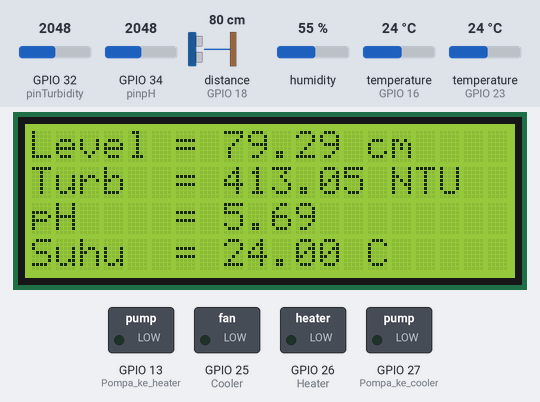
Bench run of a sketch on a simulated ESP32. Parts: 20×4 character LCD, switched loads named in the sketch (green lamp = pin HIGH). Wiring (inferred from the names in the program): ultrasonic range finder: trigger GPIO 19; echo GPIO 18. The inputs (shaded band) are chosen by the test bench; at power-on: distance to the obstacle (sensor on GPIO 18) 80 cm, temperature (sensors on GPIO 23, GPIO 16) 24 °C, GPIO 32 (pinTurbidity) = 2048, GPIO 34 (pinpH) = 2048, humidity 55 %. The echo pulse lasts 58.3 µs per cm; WiFi joins after 1.5 s; servers stay silent unless stated; network time is answered at once with the bench clock; the local clock reads 2024-03-15 10:24:30 at power-on unless the sketch sets it; pins used as bus, display or sensor lines are not drawn.

Above: at 1.6 s.
1.7 s: distance to the obstacle (sensor on GPIO 18) set to 25 cm
At 8.0 s:
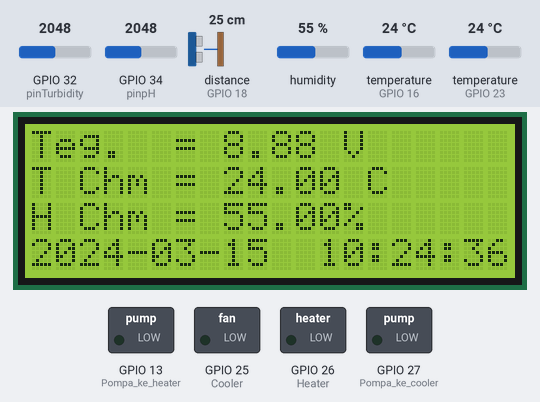
8.3 s: temperature (sensor on GPIO 23) set to 12 °C
At 10.6 s:
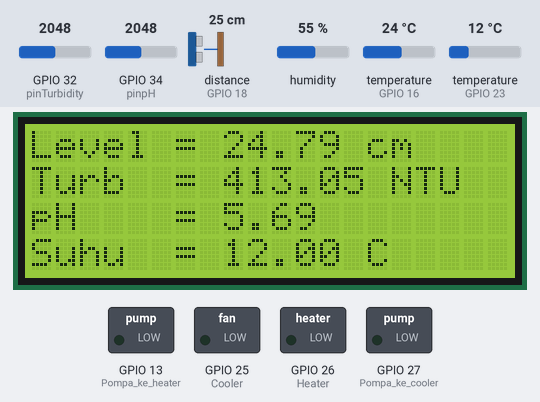
12.2 s: GPIO 32 (pinTurbidity) set to 2329
At 16.3 s:
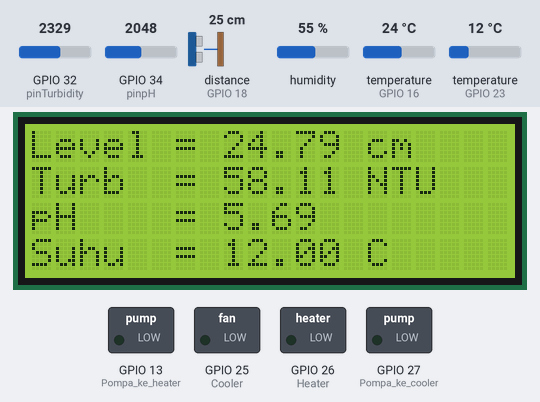
17.3 s: GPIO 32 (pinTurbidity) set to 2395
At 19.8 s:
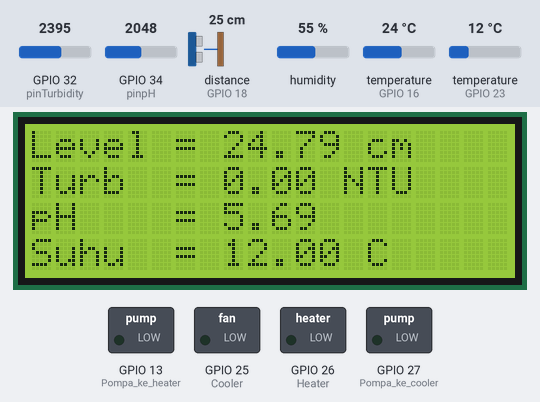
21.2 s: GPIO 34 (pinpH) set to 2866
At 25.5 s:
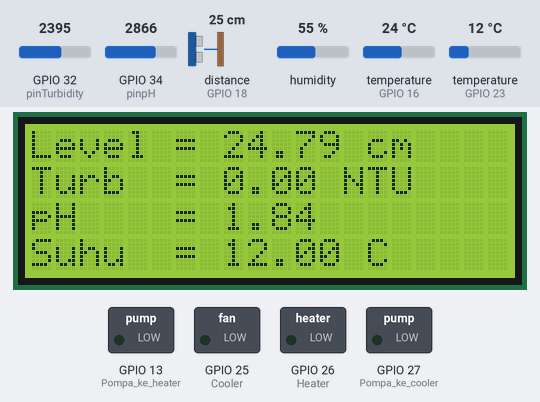
26.3 s: distance to the obstacle (sensor on GPIO 18) set to 2 cm
At 28.9 s:
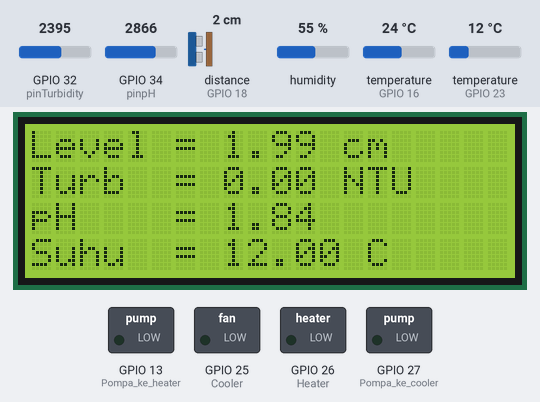
Timing chart, 0 to 30.4 s (numbered marks = the images above; inputs shaded):
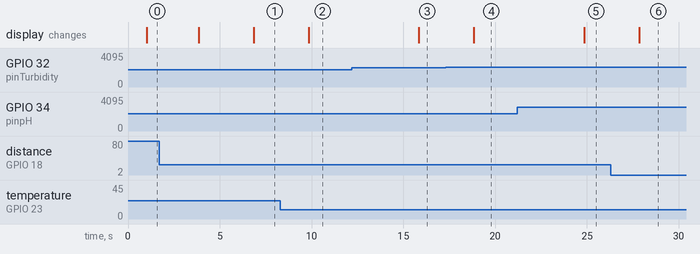

The sketch:

KolamIoTAbdimas2023.ino
```cpp
/*
Projek Abdimas Telkom University
di desa Bojongsari untuk
Mini Edufarm PKBM Schole Fitrah
Periode 2023-1
https://www.youtube.com/watch?v=DXoR8bg5tmQ
*/

//SSID dan password WiFi yang digunakan
const char ssid[] = "";
const char pass[] = "";

#include <WiFi.h>
#include "Levelnya.h"
#include "NTPnya.h"
#include "Suhunya.h"
#include "Turbiditynya.h"
#include "Voltnya.h"
#include "pHnya.h"
#include "Relaynya.h"
#include "LCDnya.h"
#include "Thingspeaknya.h"

void setup() {
  Serial.begin(9600);

  //Untuk menghubungkan ke wifi
  WiFi.mode(WIFI_STA);
  WiFi.begin(ssid, pass);

  //Fungsi setup tiap sensor/modul
  LCDnyaS();
  LevelnyaS();
  NTPnyaS();
  RelaynyaS();
  SuhunyaS();
  ThingspeaknyaS();
  TurbiditynyaS();
  VoltnyaS();
  pHnyaS();
}


void loop() {
  //Mendapatkan keterangan tanggal dan waktu
  NTPnyaL();

  //Menampilkan data level air, turbidity air, pH air, dan suhu air terbaru ke LCD setiap 3 detik
  if (waktu.getSeconds() % 3 == 0) {
    LevelnyaL();
    TurbiditynyaL();
    pHnyaL();
    SuhunyaL();
    LCDnyaL1();
    delay(1000);
  }

  NTPnyaL();
  //Menampilkan data tegangan, suhu & kelembapan tempat penyimpanan alat, dan tanggal & waktu terbaru ke LCD setiap 3 detik
  if (waktu.getSeconds() % 3 == 0) {
    VoltnyaL();
    SuhunyaL();
    LCDnyaL2();
    delay(1000);
  }

  NTPnyaL();
  //Mengirimkan data ke Thingspeak setiap detik 0 dan 30
  if (waktu.getSeconds() % 30 == 0) ThingspeaknyaL();
}
```

Levelnya.h
```cpp
/*
Header yang berisi kodingan untuk interfacing sensor ultrasonik HCSR04
Silahkan kunjungi link berikut untuk keterangan selengkapnya
https://howtomechatronics.com/tutorials/arduino/ultrasonic-sensor-hc-sr04/
*/

//Pin yang digunakan untuk sensor ultrasonik
const int pinTr = 19;
const int pinEc = 18;

float level;

//Fungsi setup nya
void LevelnyaS() {
  pinMode(pinTr, OUTPUT);
  pinMode(pinEc, INPUT);
}

//Fungsi loop nya
void LevelnyaL() {
  digitalWrite(pinTr, LOW);
  delayMicroseconds(2);
  digitalWrite(pinTr, HIGH);
  delayMicroseconds(10);
  digitalWrite(pinTr, LOW);

  long t = pulseIn(pinEc, HIGH);
  level = t * 0.034 / 2;

  /*
  Nilai yang didapatkan adalah nilai jarak dari ujung speaker emitter dan receiver suara ultrasoniknya.
  Silahkan lakukan kalibrasi atau pendefinisian lain untuk menyesuaikan titik 0 cm nya ada dimana.
  Silahkan cek file "Data kalibrasi dan pengetesan.xlsx" untuk keterangan selengkapnya
  */
}
```

NTPnya.h
```cpp
/*
Header ini berisi kodingan untuk mendapatkan keterangan tanggal dan waktu dengan NTP
Kunjungi link berikut untuk penjelasan selengkapnya:
https://randomnerdtutorials.com/esp32-date-time-ntp-client-server-arduino/
*/

#include <WiFiUdp.h>
#include <NTPClient.h>

//Setingan NTP yang digunakan untuk waktu GMT+7
const char* ntpServer = "pool.ntp.org";
const long gmtOffset = 25200;     //7*3600
const int daylightOffset = 3600;  //3600 detik

//Variabel untuk menyimpan jam, menit, detik dalam bentuk bilangan bulat (integer)
int hr, mi, sec;

//Variabel untuk menyimpan keterangan tanggal dan waktu dalam bentuk string
String date, timee;

//Objek untuk WiFiUDP, diberi nama "ntpUDP"
WiFiUDP ntpUDP;

//Objek untuk WiFiClient, diberi nama "client"
WiFiClient client;

//Objek untuk NTPClient, diberi nama "waktu"
NTPClient waktu(ntpUDP, ntpServer, gmtOffset, daylightOffset);

//Fungsi setup NTP
void NTPnyaS() {
  waktu.begin();
  waktu.update();
}

//Fungsi loop NTP
void NTPnyaL() {
  waktu.update();

  String date_time = waktu.getFormattedDate();
  int index_date = date_time.indexOf("T");
  date = date_time.substring(0, index_date);
  timee = waktu.getFormattedTime();
}
```

Relaynya.h
```cpp
/*
Header ini berisi kodingan untuk interfacing relay 4 channel
yang mengontrol nyala/mati modul cooler, heater, dan pompa
*/

//Fungsi setup nya
void RelaynyaS() {
  pinMode(25, OUTPUT);  //Cooler
  pinMode(26, OUTPUT);  //Heater
  pinMode(27, OUTPUT);  //Pompa ke cooler
  pinMode(13, OUTPUT);  //Pompa ke heater
}

//Fungsi loop nya
void RelaynyaSuhu() {
  if (T < 25) {
    digitalWrite(25, HIGH);
    digitalWrite(26, LOW);
    digitalWrite(27, HIGH);
    digitalWrite(13, LOW);
  }

  if (T >= 25 && T <= 28) {
    digitalWrite(25, HIGH);
    digitalWrite(26, HIGH);
    digitalWrite(27, HIGH);
    digitalWrite(13, HIGH);
  }

  if (T > 28) {
    digitalWrite(25, LOW);
    digitalWrite(26, HIGH);
    digitalWrite(27, LOW);
    digitalWrite(13, HIGH);
  }
}
```

Suhunya.h
```cpp
/*
Header ini berisi kodingan untuk interfacing sensor suhu DS18B20 dan DHT11
Untuk penjelasan selengkapnya, silahkan kunjungi link berikut
https://randomnerdtutorials.com/guide-for-ds18b20-temperature-sensor-with-arduino/
https://randomnerdtutorials.com/esp32-dht11-dht22-temperature-humidity-sensor-arduino-ide/
*/

#include <OneWire.h>
#include <DallasTemperature.h>
#include <DHT.h>

//Objek untuk OneWire, diberi nama "alaala", dengan parameter dia terhubung ke pin mana. Di sini dihubungkan ke pin 23
OneWire alaala(23);

//Objek untuk DallasTemperature, diberi nama "ajojing", dengan objek OneWire sebagai parameter nya
DallasTemperature ajojing(&alaala);

//Objek untuk DHT, diberi nama "dehate", dengan parameter dia terhubung ke pin mana dan jenis DHT nya.
//Di sini digunakan DHT11, yang terhubung ke pin 16
DHT dehate(16, DHT11);

//Variabel untuk nilai suhu (Dari DS18B20), suhu (dari DHT11), dan kelembapan (dari DHT11)
float T, DHTT, DHTH;

//Fungsi setup nya
void SuhunyaS() {
  ajojing.begin();
  dehate.begin();
}

//Fungsi loop nya
void SuhunyaL() {
  ajojing.requestTemperatures();
  T = ajojing.getTempCByIndex(0);

  DHTH = dehate.readHumidity();
  DHTT = dehate.readTemperature();
}
```

Thingspeaknya.h
```cpp
/*
Header ini berisi kodingan untuk mengirimkan data ke Thingspeak
Untuk keterangan selengkapnya, silahkan kunjungi link berikut
https://randomnerdtutorials.com/esp32-thingspeak-publish-arduino/
*/

#include "ThingSpeak.h"

void ThingspeakS();
void ThingspeakL();

unsigned long myChannelNumber = 1;  //Nomor channel di akun Thingspeak
const char* myWriteAPIKey = "";     //API key dari channel tersebut

//Fungsi setup nya
void ThingspeaknyaS() {
  ThingSpeak.begin(client);
}

//Fungsi loop nya
void ThingspeaknyaL() {
  /*
  Parameter untuk fungsi setField berikut adalah field ke-, nama variabel yang datanya akan di upload ke field tersebut.
  Contoh, nilai suhu dari DS18B20 akan dikirim ke field ke-1 di Thingspeak, maka parameter nya ditulis sebagai berikut
  ThingSpeak.setField(1, T);
  */
  ThingSpeak.setField(1, T);
  ThingSpeak.setField(2, level);
  ThingSpeak.setField(3, ntu);
  ThingSpeak.setField(4, pHv);
  ThingSpeak.setField(5, V);
  ThingSpeak.setField(6, DHTT);
  ThingSpeak.setField(7, DHTH);

  //Fungsi untuk mengirimkan semua data yang sudah dimasukkan ke fungsi setField, ke channel Thingspeak
  ThingSpeak.writeFields(myChannelNumber, myWriteAPIKey);
}
```

Turbiditynya.h
```cpp
/*
Header berikut berisi kodingan untuk interfacing sensor Turbidity dari DFRobot
Untuk keterangan selengkapnya untuk sensor ini, silahkan kunjungi link berikut
https://wiki.dfrobot.com/Turbidity_sensor_SKU__SEN0189
*/

//Pin yang digunakan
const int pinTurbidity = 32;

float ntu;

//Fungsi setup nya
void TurbiditynyaS() {
  pinMode(pinTurbidity, INPUT);
}

//Fungsi loop nya
void TurbiditynyaL() {
  ntu = analogRead(pinTurbidity);

  /*
  PERSAMAAN BERIKUT HANYALAH CONTOH!
  Silahkan lakukan kalibrasi nilai NTU menggunakan kalibrator
  yang valid agar nilai sesuai dengan keadaan sebenarnya
  */
  ntu = 3000 * (1 - ntu / 2375);

  if (ntu < 0) ntu = 0;
}
```

Voltnya.h
```cpp
/*
Header berikut berisi kodingan untuk interfacing sensor tegangan yang menggunakan
rangkaian pembagi tegangan dengan resistor untuk mengukur tegangan yang diberikan
Untuk keterangan selengkapnya untuk sensor ini, silahkan kunjungi link berikut
https://how2electronics.com/interfacing-0-25v-dc-voltage-sensor-with-arduino/
*/

//Pin yang digunakan
const int pinVolt = 35;

float V;

//Fungsi setup nya
void VoltnyaS() {
  pinMode(pinVolt, INPUT);
}

//Fungsi loop nya
void VoltnyaL() {
  /*
  Persamaan berikut didapat dari hasil regresi linier saat kalibrasi
  sensor ini menggunakan power supply variabel dan multimeter
  Silahkan cek file "Data kalibrasi dan pengetesan.xlsx"
  untuk keterangan selengkapnya
  */
  V = 0.0041 * analogRead(pinVolt) + 0.479;
  if (V < 0.5) {
    V = 0;
  }
}
```

pHnya.h
```cpp
/*
Header berikut berisi kodingan untuk interfacing sensor pH dari DFRobot
Untuk keterangan selengkapnya untuk sensor ini, silahkan kunjungi link berikut
https://www.dfrobot.com/product-1782.html
https://wiki.dfrobot.com/Gravity__Analog_pH_Sensor_Meter_Kit_V2_SKU_SEN0161-V2
*/

//Pin yang digunakan
const int pinpH = 34;

float pHv;

//Fungsi setup nya
void pHnyaS() {
  pinMode(pinpH, INPUT);
}

//Fungsi loop nya
void pHnyaL() {
  /*
  Persamaan berikut didapat dari hasil regresi linier saat kalibrasi
  sensor ini menggunakan larutan buffer dengan pH 4 dan 7
  Silahkan cek file "Data kalibrasi dan pengetesan.xlsx"
  untuk keterangan selengkapnya
  */
  pHv = -0.0047 * analogRead(pinpH) + 15.315;
}
```

LCDnya.h
```cpp
/*
Header yang berisi kodingan untuk interfacing LCD 20x4 ke jalur I2C
Untuk keterangan selengkapnya, silahkan kunjungi link berikut
https://randomnerdtutorials.com/esp32-esp8266-i2c-lcd-arduino-ide/
*/

#include <Wire.h>
#include <LiquidCrystal_I2C.h>
#include <String.h>

//Deklarasi objek LCD 20x4 dengan nama "sibocil" yang memiliki address 0x27 (lihat keterangan LCD di toko saat membeli, dia address nya berapa)
LiquidCrystal_I2C sibocil(0x27, 20, 4);

//Fungsi setup LCD
void LCDnyaS() {
  sibocil.begin(20, 4);
  sibocil.init();
  sibocil.backlight();
}

//Fungsi untuk menampilkan nilai dari sensor level air (ultrasonik), turbidity air, pH air, dan suhu air ke LCD 20x4
void LCDnyaL1() {
  sibocil.clear();
  sibocil.setCursor(0, 0);
  sibocil.print("Level = " + String(level) + " cm");

  sibocil.setCursor(0, 1);
  sibocil.print("Turb  = " + String(ntu) + " NTU");

  sibocil.setCursor(0, 2);
  sibocil.print("pH    = " + String(pHv));

  sibocil.setCursor(0, 3);
  sibocil.print("Suhu  = " + String(T) + " C");
}

//Fungsi untuk menampilkan nilai dari sensor tegangan, suhu dan kelembapan tempat penyimpanan alat (DHT), dan keterangan tanggal & waktu
void LCDnyaL2() {
  sibocil.clear();
  sibocil.setCursor(0, 0);
  sibocil.print("Teg.  = " + String(V) + " V");

  sibocil.setCursor(0, 1);
  sibocil.print("T Chm = " + String(DHTT) + " C");

  sibocil.setCursor(0, 2);
  sibocil.print("H Chm = " + String(DHTH) + "%");

  sibocil.setCursor(0, 3);
  sibocil.print(date + "  " + timee);
}

//Fungsi untuk menampilkan keterangan pada saat akan menghubungkan ke WiFi
void LCDW() {
  sibocil.clear();
  sibocil.setCursor(0, 1);
  sibocil.print("Menghubngkan ke WiFi");
  int a = 20 - strlen(ssid);
  sibocil.setCursor(a / 2, 2);
  sibocil.print(ssid);
  Serial.print("Menghubungkan");
}
```

Measured:
- after the input at 1.7 s, the display: first changes after 2.2 s (image 1 shows a later state)
- after the input at 8.3 s, the display: changes after 1.6 s (image 2)
- after the input at 12.2 s, the display: changes after 3.7 s (image 3)
- after the input at 17.3 s, the display: changes after 1.5 s (image 4)
- after the input at 21.2 s, the display: changes after 3.6 s (image 5)
- after the input at 26.3 s, the display: changes after 1.5 s (image 6)
